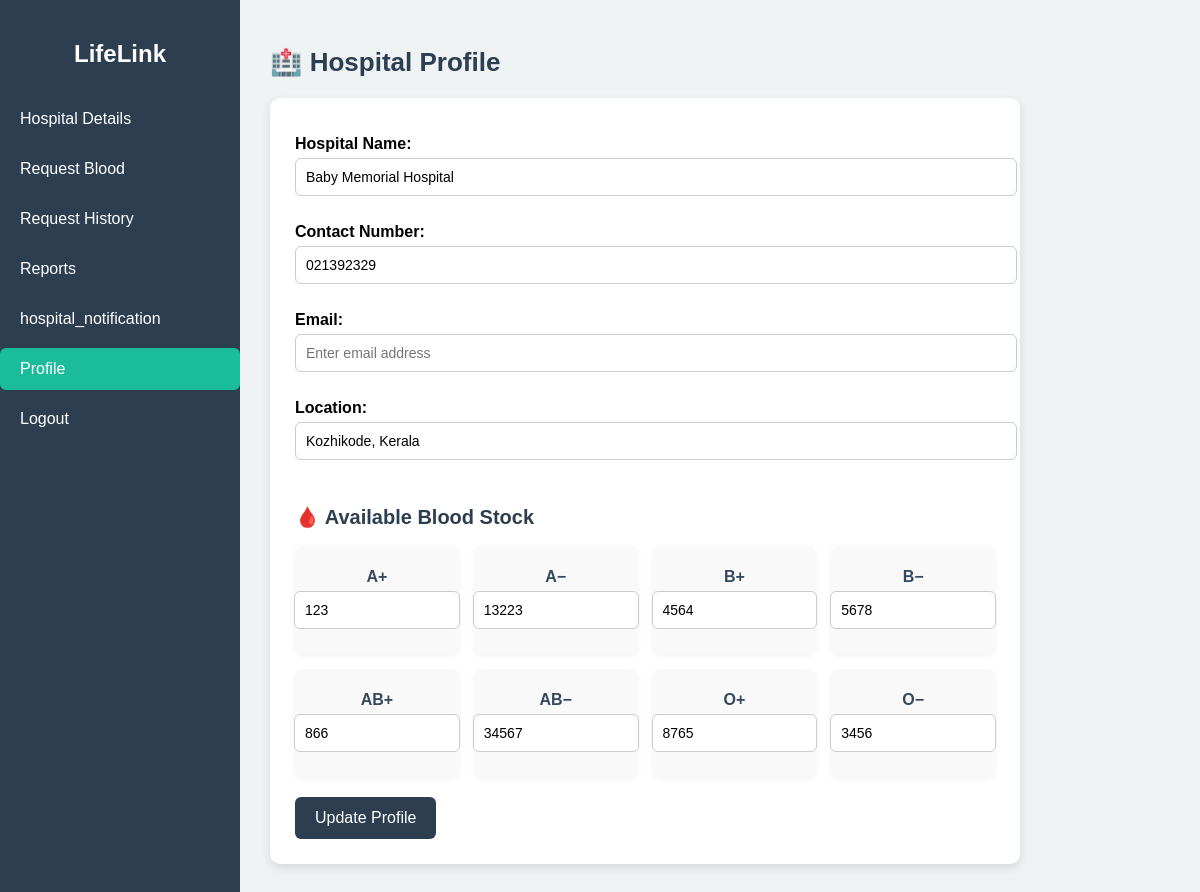
The page /profile_update/15 on the database its author committed.
### Blood_Bank/models.py (models this page shows, shortened)
class Hospital(models.Model):
    profile = models.OneToOneField(Profile, on_delete=models.CASCADE)
    hospital_name = models.CharField(max_length=40,null=True,blank=True)
    contact_number = models.CharField(max_length = 20,null=True,blank=True)
    location = models.CharField(max_length=40,null=True,blank=True)
    a_pos = models.PositiveIntegerField(null=True, blank=True, default=0)
    a_neg = models.PositiveIntegerField(null=True, blank=True, default=0)
    b_pos = models.PositiveIntegerField(null=True, blank=True, default=0)
    b_neg = models.PositiveIntegerField(null=True, blank=True, default=0)
    ab_pos = models.PositiveIntegerField(null=True, blank=True, default=0)
    ab_neg = models.PositiveIntegerField(null=True, blank=True, default=0)
    o_pos = models.PositiveIntegerField(null=True, blank=True, default=0)
    o_neg = models.PositiveIntegerField(null=True, blank=True, default=0)

### Blood_Bank/views.py (the view, shortened to what this page needs)
# urls.py: path('profile_update/<int:hospital_id>',views.profile_update,name='profile_update'),
def profile_update(request,hospital_id):
    hospital = get_object_or_404(Hospital,id=hospital_id)
    return render(request,'hospital_dashboard/profile_update.html',{'hospital':hospital})

### Blood_Bank/templates/hospital_dashboard/profile_update.html (shortened to what this page needs)
{% load static %}
<!DOCTYPE html>
<html lang="en">
<head>
    <link rel="stylesheet" href="{% static 'css/hospital_dashboard/profile_update.css' %}">
</head>
<body>
    <div class="container">
        <aside class="sidebar">
            <h2>LifeLink</h2>
            <ul>
                <li><a href="{% url 'hospitaldashboard' %}">Hospital Details</a></li>
                <li><a href="{% url 'request_blood_hospital' %}">Request Blood</a></li>
                <li><a href="{% url 'request_history' %}">Request History</a></li>
                <li><a href="{% url 'hospital_reports' %}">Reports</a></li>
                <li><a href="{% url 'hospital_notification' %}">hospital_notification</a></li>
                <li><a href="{% url 'profile_update' hospital.id %}" class="active">Profile</a></li>
                <li><a href="{% url 'home' %}">Logout</a></li>
            </ul>
        </aside>
        <main class="main-content">
            <h1>🏥 Hospital Profile</h1>
            <form class="profile-form" method="post" action="{% url 'profile_update' hospital.id %}">
                <label for="hospital-name">Hospital Name:</label>
                <input type="text" id="hospital-name" name="hospital_name" placeholder="Enter hospital name" value="{{ hospital.hospital_name }}" required>
                <label for="contact">Contact Number:</label>
                <input type="tel" id="contact" name="contact" placeholder="Enter contact number" value="{{ hospital.contact_number }}" required>
                <label for="email">Email:</label>
                <input type="email" id="email" placeholder="Enter email address" value="{{ user.email }}" required>
                <label for="location">Location:</label>
                <input type="text" id="location" name="location" placeholder="Enter city or area" value="{{ hospital.location }}" required>
                <h2>🩸 Available Blood Stock</h2>
                <div class="blood-stock-grid">
                    <div><label>A+</label><input type="number" name="a_pos" value="{{ hospital.a_pos }}" min="0"></div>
                    <div><label>A−</label><input type="number" name="a_neg" value="{{ hospital.a_neg }}" min="0"></div>
                    <div><label>B+</label><input type="number" name="b_pos" value="{{ hospital.b_pos }}" min="0"></div>
                    <div><label>B−</label><input type="number" name="b_neg" value="{{ hospital.b_neg }}" min="0"></div>
                    <div><label>AB+</label><input type="number" name="ab_pos" value="{{ hospital.ab_pos }}" min="0"></div>
                    <div><label>AB−</label><input type="number" name="ab_neg" value="{{ hospital.ab_neg }}" min="0"></div>
                    <div><label>O+</label><input type="number" name="o_pos" value="{{ hospital.o_pos }}" min="0"></div>
                    <div><label>O−</label><input type="number" name="o_neg" value="{{ hospital.o_neg }}" min="0"></div>
                </div>
                <button type="submit">Update Profile</button>
            </form>
        </main>
    </div>
</body>
</html>

### Blood_Bank/static/css/hospital_dashboard/profile_update.css (style rules this page uses)
body { font-family: Arial, sans-serif; margin: 0; background-color: #eef2f3; }
.container { display: flex; min-height: 100vh; }
.sidebar { width: 240px; background-color: #2c3e50; color: white; position: fixed; top: 0; bottom: 0; padding-top: 20px; }
.sidebar h2 { text-align: center; margin-bottom: 30px; }
.sidebar ul { list-style: none; padding: 0; }
.sidebar ul li { margin-bottom: 8px; }
.sidebar ul li a { display: block; color: white; text-decoration: none; padding: 12px 20px; border-radius: 6px; transition: background 0.3s; }
.sidebar ul li a:hover, .sidebar ul li a.active { background-color: #1abc9c; }
.main-content { margin-left: 240px; padding: 30px; flex: 1; }
.main-content h1 { font-size: 26px; color: #2c3e50; margin-bottom: 20px; }
.main-content h2 { font-size: 20px; margin-top: 30px; color: #2c3e50; }
.profile-form { background-color: #fff; padding: 25px; border-radius: 10px; max-width: 700px; box-shadow: 0px 4px 10px rgba(0,0,0,0.1); }
.profile-form label { display: block; font-weight: bold; margin: 12px 0 5px; }
.profile-form input { width: 100%; padding: 10px; margin-bottom: 15px; border-radius: 6px; border: 1px solid #ccc; font-size: 14px; }
.blood-stock-grid { display: grid; grid-template-columns: repeat(4, 1fr); gap: 15px; margin-top: 10px; }
.blood-stock-grid div { display: flex; flex-direction: column; align-items: center; background-color: #f9f9f9; padding: 10px; border-radius: 8px; box-shadow: 0px 2px 6px rgba(0,0,0,0.05); }
.blood-stock-grid label { font-weight: bold; color: #34495e; margin-bottom: 5px; }
.profile-form button { background-color: #2c3e50; color: white; border: none; padding: 12px 20px; border-radius: 6px; font-size: 16px; cursor: pointer; transition: background 0.3s; margin-top: 20px; }

### rows shown on the page
Hospital: hospital_name "Baby Memorial Hospital", contact "021392329", location "Kozhikode, Kerala", a_pos "123", a_neg "13223", b_pos "4564", b_neg "5678", ab_pos "866", ab_neg "34567", o_pos "8765", o_neg "3456"
